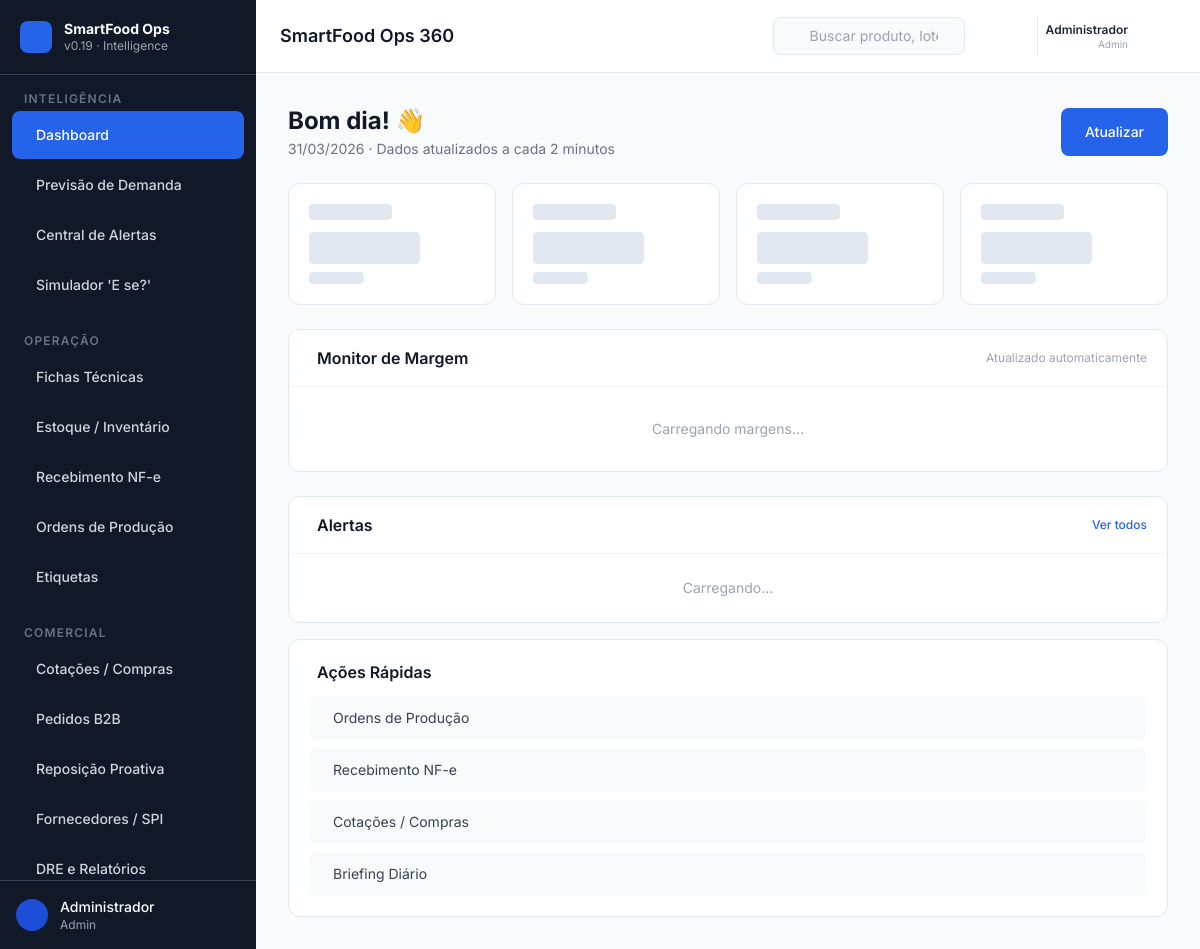
The app's page /dashboard (signed in) with its own data.
### models.py (models this page shows)
class TimestampMixin:
    created_at = Column(DateTime(timezone=True), server_default=func.now())
    updated_at = Column(DateTime(timezone=True), onupdate=func.now())

class User(Base, TimestampMixin):
    __tablename__ = "users"
    id = Column(GUID(), primary_key=True, default=uuid.uuid4)
    nome = Column(String, nullable=False)
    email = Column(String, unique=True, index=True, nullable=False)
    perfil = Column(String, nullable=False, default="operador",
                    comment="chef | operador | admin")
    pin_code = Column(String(4), nullable=True,
                      comment="PIN de 4 dígitos para login rápido no tablet")
    ativo = Column(Boolean, default=True)

### routers/ui_dashboard.py (the view)
@router.get("/dashboard", response_class=HTMLResponse)
def dashboard(request: Request, _=AdminOrChef):
    return templates.TemplateResponse(
        "dashboard/index.html",
        _ctx(request),
    )

### templates/dashboard/index.html (shortened to what this page needs)
{% extends "base.html" %}
{% block content %}
<div class="space-y-6">
  <div class="flex flex-col sm:flex-row sm:items-center sm:justify-between gap-3">
    <div>
      <h2 class="text-2xl font-bold text-gray-900">Bom dia! 👋</h2>
      <p class="text-sm text-gray-500 mt-0.5">
        {{ hoje }} · Dados atualizados a cada 2 minutos
      </p>
    </div>
    <button hx-get="/api/fragments/kpis"
            hx-target="#kpi-container"
            hx-swap="innerHTML"
            hx-indicator="#kpi-loading"
            class="inline-flex items-center gap-2 px-4 py-3 bg-blue-600 text-white
                   text-sm font-medium rounded-lg hover:bg-blue-700 transition-colors
                   min-h-[48px] self-start sm:self-auto"
            aria-label="Atualizar dados do dashboard">
      Atualizar
    </button>
  </div>
  <div id="kpi-container"
       hx-get="/api/fragments/kpis"
       hx-trigger="load"
       hx-swap="innerHTML">
    <div class="grid grid-cols-2 lg:grid-cols-4 gap-4">
      {% for i in range(4) %}
      <div class="bg-white rounded-xl border border-slate-200 p-5 animate-pulse">
        <div class="h-4 bg-slate-200 rounded w-1/2 mb-3"></div>
        <div class="h-8 bg-slate-200 rounded w-2/3 mb-2"></div>
        <div class="h-3 bg-slate-200 rounded w-1/3"></div>
      </div>
      {% endfor %}
    </div>
  </div>
  <div class="grid grid-cols-1 xl:grid-cols-3 gap-6">
    <div class="xl:col-span-2 bg-white rounded-xl border border-slate-200 overflow-hidden">
      <div class="flex items-center justify-between px-5 py-4 border-b border-slate-100">
        <h3 class="font-semibold text-gray-900 flex items-center gap-2">
          Monitor de Margem
        </h3>
        <span class="text-xs text-gray-400">Atualizado automaticamente</span>
      </div>
      <div id="margin-table-container"
           hx-get="/api/fragments/margin-table"
           hx-trigger="load"
           hx-swap="innerHTML">
        <div class="p-8 text-center text-sm text-gray-400 animate-pulse">
          Carregando margens...
        </div>
      </div>
    </div>
    <div class="space-y-4">
      <div class="bg-white rounded-xl border border-slate-200 overflow-hidden">
        <div class="flex items-center justify-between px-5 py-4 border-b border-slate-100">
          <h3 class="font-semibold text-gray-900 flex items-center gap-2">
            Alertas
          </h3>
          <a href="/intelligence/alerts"
             hx-get="/intelligence/alerts"
             hx-target="#main-content"
             hx-select="#main-content"
             hx-push-url="true"
             class="text-xs text-blue-600 hover:text-blue-700 font-medium"
             aria-label="Ver central de alertas">
            Ver todos
          </a>
        </div>
        <div id="dashboard-alerts"
             hx-get="/api/fragments/alerts"
             hx-trigger="load, every 60s"
             hx-swap="innerHTML"
             class="divide-y divide-slate-100 max-h-72 overflow-y-auto">
          <div class="p-6 text-center text-sm text-gray-400 animate-pulse">
            Carregando...
          </div>
        </div>
      </div>
      <div class="bg-white rounded-xl border border-slate-200 p-5">
        <h3 class="font-semibold text-gray-900 mb-3 flex items-center gap-2">
          Ações Rápidas
        </h3>
        <div class="space-y-2">
          <a href="/operations/production"
             hx-get="/operations/production"
             hx-target="#main-content"
             hx-select="#main-content"
             hx-push-url="true"
             class="flex items-center gap-3 px-3 py-2.5 rounded-lg bg-slate-50
                    hover:bg-blue-50 hover:text-blue-700 text-sm text-gray-700
                    transition-colors group min-h-[44px]"
             aria-label="Ir para ordens de produção">
            Ordens de Produção
          </a>
          <a href="/operations/receiving"
             hx-get="/operations/receiving"
             hx-target="#main-content"
             hx-select="#main-content"
             hx-push-url="true"
             class="flex items-center gap-3 px-3 py-2.5 rounded-lg bg-slate-50
                    hover:bg-blue-50 hover:text-blue-700 text-sm text-gray-700
                    transition-colors group min-h-[44px]"
             aria-label="Ir para recebimento NF-e">
            Recebimento NF-e
          </a>
          <a href="/commercial/purchasing"
             hx-get="/commercial/purchasing"
             hx-target="#main-content"
             hx-select="#main-content"
             hx-push-url="true"
             class="flex items-center gap-3 px-3 py-2.5 rounded-lg bg-slate-50
                    hover:bg-blue-50 hover:text-blue-700 text-sm text-gray-700
                    transition-colors group min-h-[44px]"
             aria-label="Ir para cotações">
            Cotações / Compras
          </a>
          <a href="/briefing/preview"
             target="_blank"
             class="flex items-center gap-3 px-3 py-2.5 rounded-lg bg-slate-50
                    hover:bg-blue-50 hover:text-blue-700 text-sm text-gray-700
                    transition-colors group min-h-[44px]"
             aria-label="Ver briefing diário">
            Briefing Diário
          </a>
        </div>
      </div>
    </div>
  </div>
</div>
{% endblock %}

### templates/base.html (shortened to what this page needs)
<!DOCTYPE html>
<html lang="pt-BR" x-data="appState()" x-init="init()">
<head>
  <script src="https://cdn.tailwindcss.com"></script>
  <link rel="stylesheet" href="https://cdn.jsdelivr.net/npm/nprogress@0.2.0/nprogress.css" />
</head>
<body class="bg-slate-50 text-gray-800 antialiased"
      hx-boost="true">
  <div class="flex h-screen overflow-hidden" :class="{ 'pt-8': isOffline }">
    {% include "includes/sidebar.html" %}
    <div class="flex-1 flex flex-col overflow-hidden min-w-0">
      {% include "includes/topbar.html" %}
      <main id="main-content"
            class="flex-1 overflow-y-auto p-4 md:p-6 lg:p-8">
        {% block content %}{% endblock %}
      </main>
    </div>
  </div>
</body>
</html>

### templates/includes/sidebar.html (shortened to what this page needs)
<aside id="sidebar"
       :class="sidebarOpen ? 'translate-x-0' : '-translate-x-full md:translate-x-0'"
       class="fixed md:relative z-40 w-64 h-full bg-gray-900 text-white
              flex flex-col transition-transform duration-300 ease-in-out shrink-0">
  <div class="flex items-center gap-3 px-5 py-5 border-b border-gray-700">
    <div class="w-8 h-8 bg-blue-600 rounded-lg flex items-center justify-center shrink-0">
    </div>
    <div class="min-w-0">
      <p class="font-bold text-sm leading-tight text-white truncate">SmartFood Ops</p>
      <p class="text-xs text-gray-400 truncate">v0.19 · Intelligence</p>
    </div>
  </div>
  <nav class="flex-1 overflow-y-auto py-4 px-3 space-y-6" aria-label="Navegação principal">
    {% macro nav_item(label, icon, url, badge=None) %}
    <a href="{{ url }}"
       hx-get="{{ url }}"
       hx-target="#main-content"
       hx-select="#main-content"
       hx-swap="innerHTML"
       hx-push-url="true"
       @click="activeNav = '{{ url }}'; if(window.innerWidth < 768) sidebarOpen = false"
       :class="activeNav === '{{ url }}' || activeNav.startsWith('{{ url }}/') ?
                 'bg-blue-600 text-white' :
                 'text-gray-300 hover:bg-gray-800 hover:text-white'"
       class="flex items-center gap-3 px-3 py-2.5 rounded-lg text-sm font-medium
              transition-colors duration-150 group min-h-[48px]"
       aria-label="{{ label }}">
      <span class="truncate flex-1">{{ label }}</span>
    </a>
    {% endmacro %}
    {% macro nav_section(title) %}
    <p class="px-3 text-xs font-semibold text-gray-500 uppercase tracking-widest mb-1">
      {{ title }}
    </p>
    {% endmacro %}
    {% set perfil = request.session.get('user_perfil', '') %}
    {% if perfil in ('admin', 'chef') %}
    <div>
      {{ nav_section("Inteligência") }}
      <div class="space-y-0.5">
        {{ nav_item("Dashboard",             "squares-four",   "/dashboard") }}
        {{ nav_item("Previsão de Demanda",   "chart-line-up",  "/intelligence/forecast") }}
        {{ nav_item("Central de Alertas",    "bell-ringing",   "/intelligence/alerts") }}
        {{ nav_item("Simulador 'E se?'",     "flask",          "/intelligence/simulator") }}
      </div>
    </div>
    <div>
      {{ nav_section("Operação") }}
      <div class="space-y-0.5">
        {{ nav_item("Fichas Técnicas",       "notebook",       "/operations/bom") }}
        {{ nav_item("Estoque / Inventário",  "package",        "/operations/inventory") }}
        {{ nav_item("Recebimento NF-e",      "truck",          "/operations/receiving") }}
        {{ nav_item("Ordens de Produção",    "factory",        "/operations/production") }}
        {{ nav_item("Etiquetas",             "tag",            "/operations/labels") }}
      </div>
    </div>
    <div>
      {{ nav_section("Comercial") }}
      <div class="space-y-0.5">
        {{ nav_item("Cotações / Compras",    "shopping-cart",    "/commercial/purchasing") }}
        {{ nav_item("Pedidos B2B",           "clipboard-text",   "/commercial/orders") }}
        {{ nav_item("Reposição Proativa",    "robot",            "/commercial/b2b-intelligence") }}
        {{ nav_item("Fornecedores / SPI",    "handshake",        "/commercial/suppliers") }}
        {% if perfil == 'admin' %}
        {{ nav_item("DRE e Relatórios",      "chart-bar",        "/commercial/dre") }}
        {% endif %}
      </div>
    </div>
    {% endif %}
  </nav>
  <div class="px-4 py-4 border-t border-gray-700">
    <div class="flex items-center gap-3">
      <div class="w-8 h-8 bg-blue-700 rounded-full flex items-center justify-center shrink-0">
      </div>
      <div class="min-w-0">
        <p class="text-sm font-medium text-white truncate">{{ request.session.get('user_nome', 'Utilizador') }}</p>
        <p class="text-xs text-gray-400 truncate capitalize">{{ request.session.get('user_perfil', '') }}</p>
      </div>
    </div>
  </div>
</aside>

### templates/includes/topbar.html (shortened to what this page needs)
<header class="bg-white border-b border-slate-200 px-4 md:px-6 py-3
               flex items-center gap-3 shrink-0 z-20 sticky top-0">
  <div class="flex-1 min-w-0">
    <h1 id="page-title"
        class="text-base md:text-lg font-semibold text-gray-900 truncate">
      {% block page_title %}SmartFood Ops 360{% endblock %}
    </h1>
  </div>
  <div class="hidden lg:flex items-center"
       x-data="{ searchOpen: false }">
    <div :class="searchOpen ? 'w-72' : 'w-48'"
         class="relative transition-all duration-200">
      <input type="search"
             placeholder="Buscar produto, lote, cliente..."
             class="w-full pl-9 pr-3 py-2 text-sm bg-slate-50 border border-slate-200
                    rounded-lg placeholder-gray-400 focus:outline-none focus:ring-2
                    focus:ring-blue-500 focus:border-transparent"
             @focus="searchOpen = true"
             @blur="searchOpen = false"
             aria-label="Busca global" />
    </div>
  </div>
  <div class="relative" x-data="{ alertsOpen: false }">
    <button @click="alertsOpen = !alertsOpen"
            @keydown.escape="alertsOpen = false"
            class="relative p-2 text-gray-500 hover:text-gray-800 hover:bg-slate-100
                   rounded-lg transition-colors min-h-[48px] min-w-[48px]
                   flex items-center justify-center"
            aria-label="Alertas ativos"
            aria-haspopup="true"
            :aria-expanded="alertsOpen">
    </button>
  </div>
  {% set session_nome = request.session.get('user_nome', '') %}
  {% if session_nome %}
  <div class="flex items-center gap-2 pl-2 border-l border-slate-200">
    <div class="hidden sm:flex flex-col items-end leading-tight">
      <span class="text-xs font-semibold text-gray-800">{{ session_nome }}</span>
      <span class="text-[10px] text-gray-400 capitalize">{{ request.session.get('user_perfil', '') }}</span>
    </div>
    <a href="/logout"
       class="p-2 text-gray-500 hover:text-red-600 hover:bg-red-50 rounded-lg transition-colors
              min-h-[40px] min-w-[40px] flex items-center justify-center"
       title="Terminar sessão"
       aria-label="Terminar sessão">
    </a>
  </div>
  {% endif %}
</header>

### templates/base.html (style rules this page uses)
body { font-family: 'Inter', system-ui, sans-serif; }
#main-content { scroll-behavior: smooth; }

### records on screen
User: session.get "Administrador", session.get "Admin", nome "Administrador"

### other values on screen
{{ title }} "INTELIGÊNCIA OPERAÇÃO COMERCIAL"
{{ hoje }} "31/03/2026"
